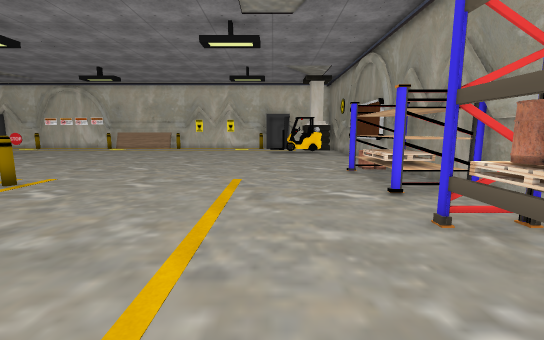
view 1 (above)

21 first-person views from a walk through a 3-D level made in the Unity game engine. The camera is 1.5 m above the floor, tilts 8° down and sees 90° across. The floor is counted in squares, 1 m on a side. Each view is taken from the middle of a square. On the plan, view 1 faces up. The plan holds only what a view shows up to about 14 squares ahead; the rest is blank. The player is left out. Some surface patterns are stand-ins.

view 2
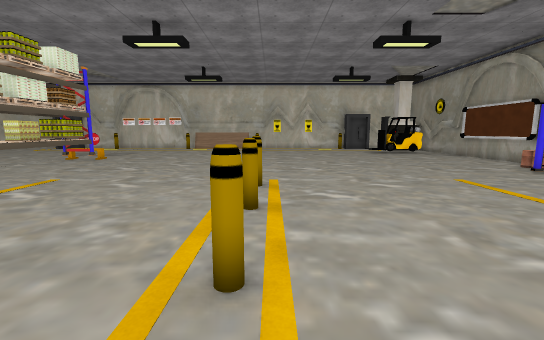

view 3
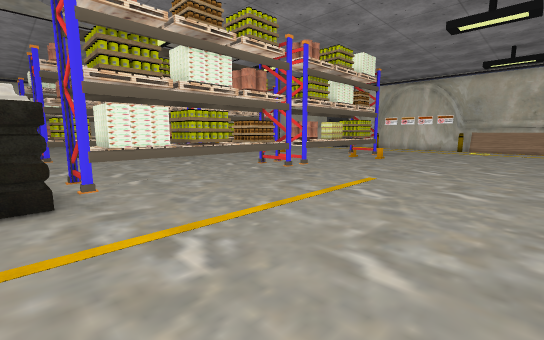

view 4
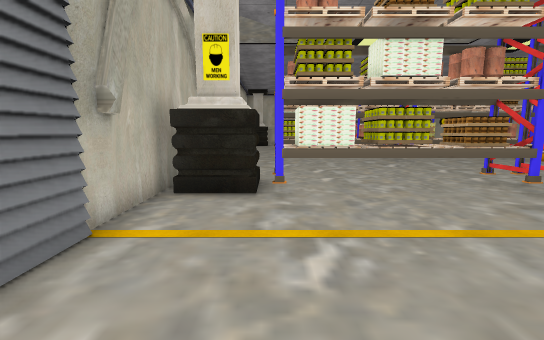

view 5
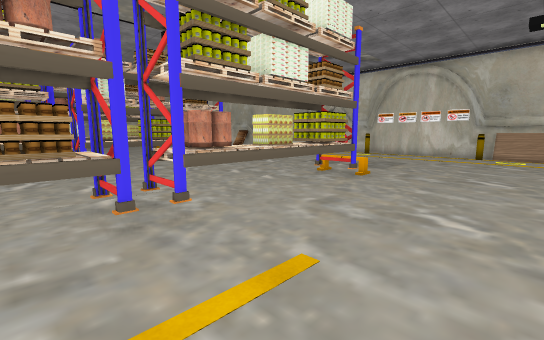

view 6
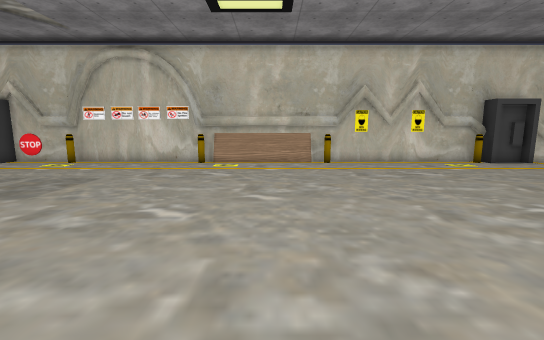

view 7
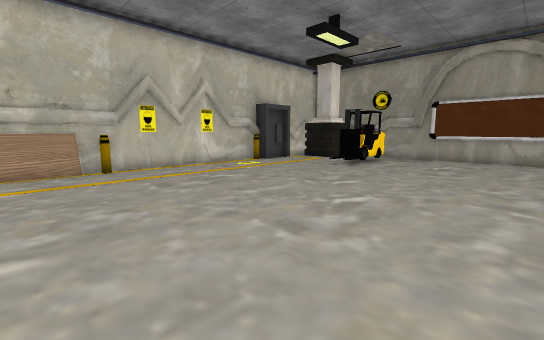

view 8
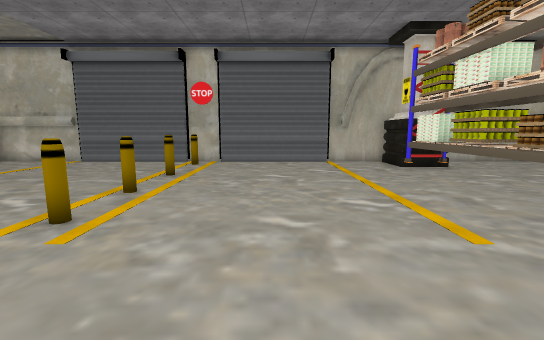

view 9
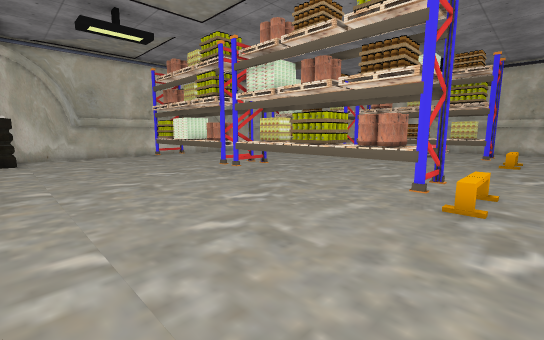

view 10
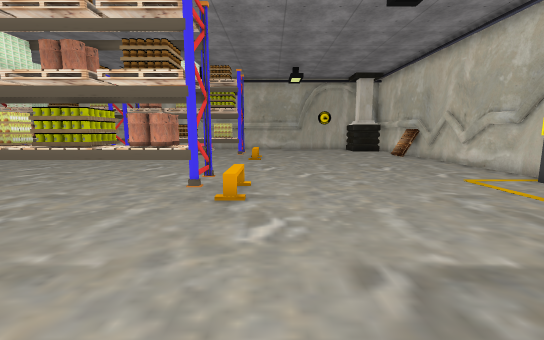

view 11
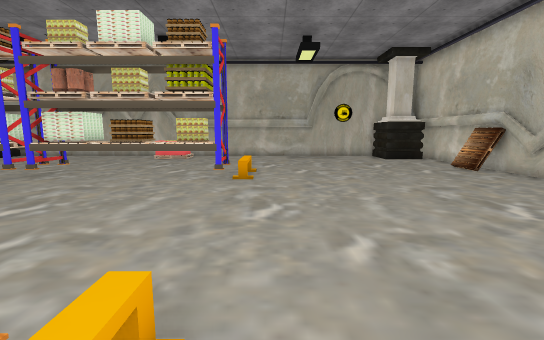

view 12
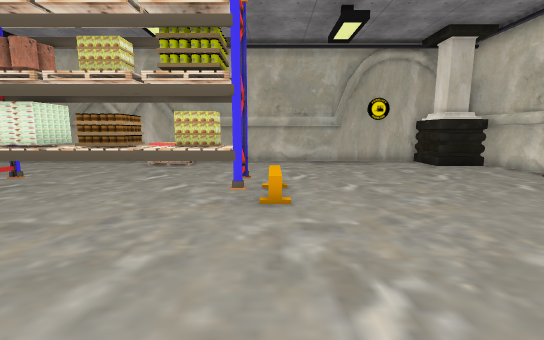

view 13
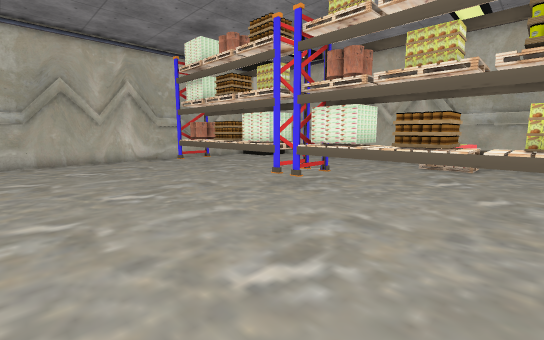

view 14
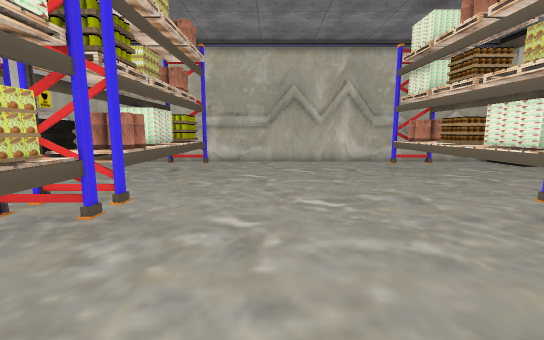

view 15
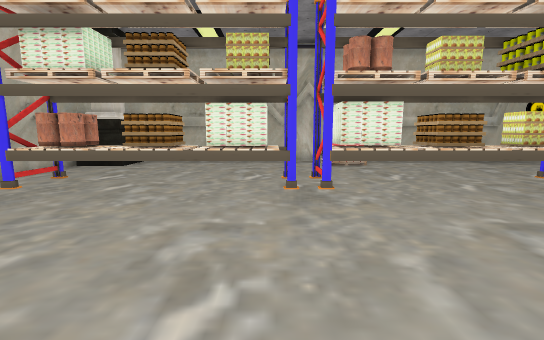

view 16
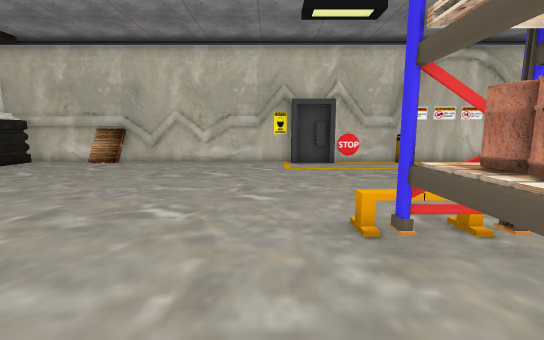

view 17
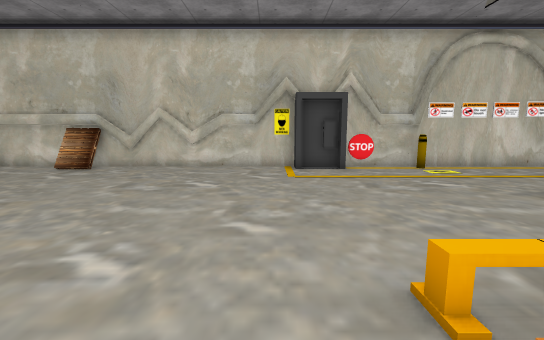

view 18
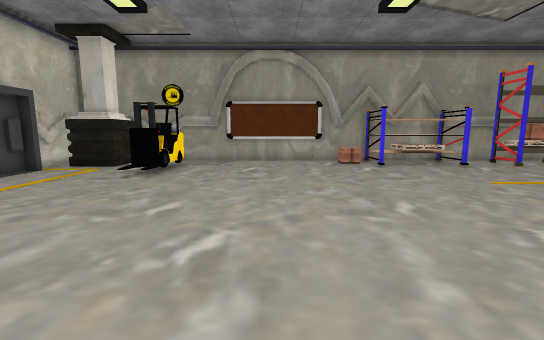

view 19
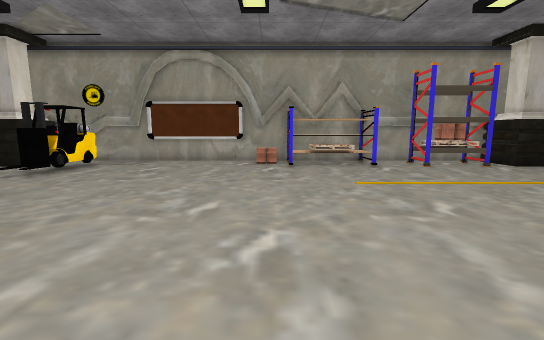

view 20
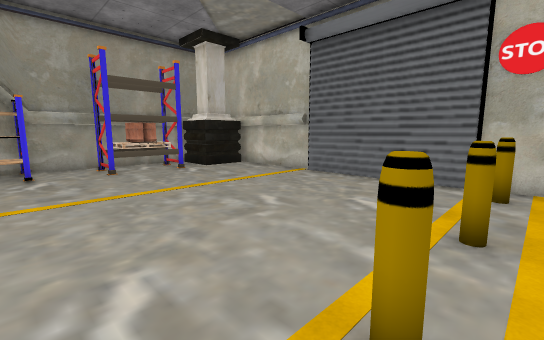

view 21
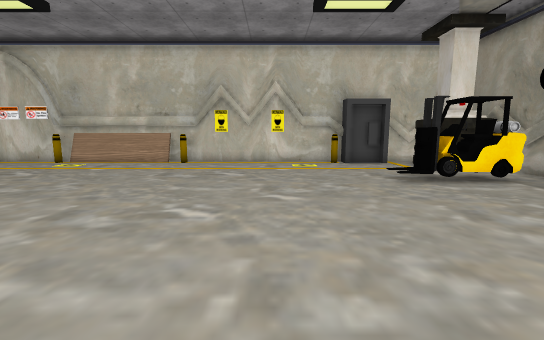

### Floor plan
Key: @ floor where view 1 was taken; # wall or solid block; . floor; = window, fence, low wall or low ledge; B barrel; T thing the floor can be seen under or through; F forklift; O other object.
Columns run from 41 left of view 1 to 5 right of it. Each row starts with its distance up from view 1.
 25   ################O##########################
 24   #..OOO.......#.#..O......O====.O......O##.#
 23   #.........................................#
 22 ###.........................................###
 21 #.............................................#
 20 #........................................OFFF.#
 19 #.........................................FFF.#
 18 #.............................................#
 17 #.............................................#
 16 #.............................................#
 15 #...... O......=OO.....O .....................#
 14 #......##.......OT.....O#.....................#
 13 #......OO.......BT.....OO.....................#
 12 #......TO.......OT.....OO....................B#
 11 #OO....TO.......OT.....OO....................B#
 10 #OO....TO.......OT.....BO...................###
  9 #......TO.......OT.....BB...................##
  8 #......TT.......TT.....##.........O.........##
  7 #......TT.......OT.....#O...................###
  6 #......TT.......BT.....OO.....................#
  5 #......TT.......OT.....OO.........O...........#
  4 #......TT.......OT.....OO...................###
  3 #......TT.......OT.....OO.........O.........###
  2 #......TT.......OO.....OO...................###
  1  ......OT.......O#.....##.....................#
  0   #....................##................@..###
 -1   #....................##.........O.........#
 -2   ##########################O#OOO##O#OOO#####

Positions as (right, up) in squares from view 1, and headings:
1: (0, 0), facing up
2: (-7, 0), facing up
3: (-10, 0), facing up-left
4: (-10, 1), facing left
5: (-12, 6), facing up-left
6: (-11, 11), facing up
7: (-11, 13), facing up-right
8: (-11, 12), facing down
9: (-18, 16), facing down-left
10: (-18, 16), facing left
11: (-24, 16), facing left
12: (-27, 15), facing left
13: (-27, 13), facing down-left
14: (-28, 12), facing down
15: (-27, 7), facing left
16: (-27, 11), facing up
17: (-27, 13), facing up
18: (-9, 15), facing right
19: (-9, 11), facing right
20: (-8, 7), facing down-right
21: (-4, 11), facing up
